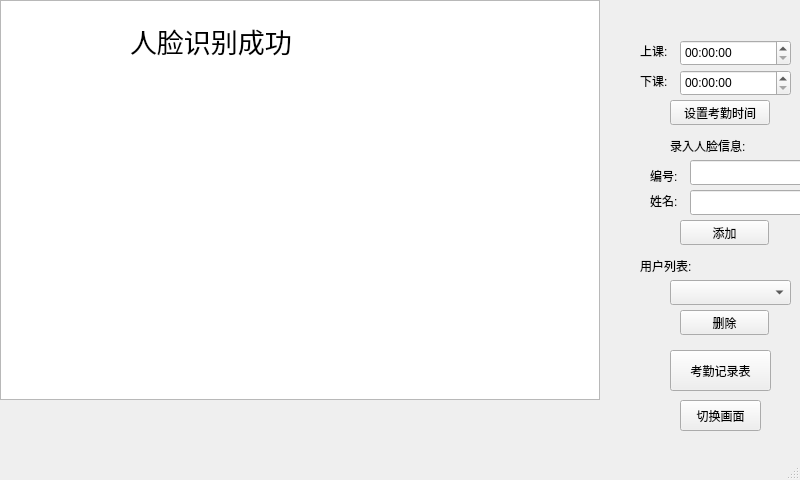
<?xml version="1.0" encoding="UTF-8"?>
<ui version="4.0">
 <class>MainWindow</class>
 <widget class="QMainWindow" name="MainWindow">
  <property name="geometry">
   <rect>
    <x>0</x>
    <y>0</y>
    <width>800</width>
    <height>480</height>
   </rect>
  </property>
  <property name="windowTitle">
   <string>MainWindow</string>
  </property>
  <widget class="QWidget" name="centralwidget">
   <widget class="QLabel" name="videoLab">
    <property name="geometry">
     <rect>
      <x>0</x>
      <y>0</y>
      <width>640</width>
      <height>480</height>
     </rect>
    </property>
    <property name="text">
     <string/>
    </property>
    <property name="pixmap">
     <pixmap>background.jpg</pixmap>
    </property>
   </widget>
   <widget class="QLabel" name="label">
    <property name="geometry">
     <rect>
      <x>670</x>
      <y>130</y>
      <width>111</width>
      <height>31</height>
     </rect>
    </property>
    <property name="text">
     <string>录入人脸信息:</string>
    </property>
   </widget>
   <widget class="QLabel" name="label_2">
    <property name="geometry">
     <rect>
      <x>650</x>
      <y>160</y>
      <width>41</width>
      <height>31</height>
     </rect>
    </property>
    <property name="text">
     <string>编号:</string>
    </property>
   </widget>
   <widget class="QLabel" name="label_3">
    <property name="geometry">
     <rect>
      <x>650</x>
      <y>190</y>
      <width>41</width>
      <height>21</height>
     </rect>
    </property>
    <property name="text">
     <string>姓名:</string>
    </property>
   </widget>
   <widget class="QLineEdit" name="userIdEdit">
    <property name="geometry">
     <rect>
      <x>690</x>
      <y>160</y>
      <width>113</width>
      <height>25</height>
     </rect>
    </property>
   </widget>
   <widget class="QLineEdit" name="userNameEdit">
    <property name="geometry">
     <rect>
      <x>690</x>
      <y>190</y>
      <width>113</width>
      <height>25</height>
     </rect>
    </property>
   </widget>
   <widget class="QPushButton" name="addUserBtn">
    <property name="geometry">
     <rect>
      <x>680</x>
      <y>220</y>
      <width>89</width>
      <height>25</height>
     </rect>
    </property>
    <property name="text">
     <string>添加</string>
    </property>
   </widget>
   <widget class="QLabel" name="label_4">
    <property name="geometry">
     <rect>
      <x>640</x>
      <y>250</y>
      <width>81</width>
      <height>31</height>
     </rect>
    </property>
    <property name="text">
     <string>用户列表:</string>
    </property>
   </widget>
   <widget class="QComboBox" name="userListBox">
    <property name="geometry">
     <rect>
      <x>670</x>
      <y>280</y>
      <width>121</width>
      <height>25</height>
     </rect>
    </property>
   </widget>
   <widget class="QPushButton" name="delUserBtn">
    <property name="geometry">
     <rect>
      <x>680</x>
      <y>310</y>
      <width>89</width>
      <height>25</height>
     </rect>
    </property>
    <property name="text">
     <string>删除</string>
    </property>
   </widget>
   <widget class="QPushButton" name="attendListBtn">
    <property name="geometry">
     <rect>
      <x>670</x>
      <y>350</y>
      <width>101</width>
      <height>41</height>
     </rect>
    </property>
    <property name="text">
     <string>考勤记录表</string>
    </property>
   </widget>
   <widget class="QTableView" name="tableView">
    <property name="geometry">
     <rect>
      <x>0</x>
      <y>0</y>
      <width>600</width>
      <height>400</height>
     </rect>
    </property>
   </widget>
   <widget class="QLabel" name="videoTxtLab">
    <property name="geometry">
     <rect>
      <x>130</x>
      <y>20</y>
      <width>421</width>
      <height>41</height>
     </rect>
    </property>
    <property name="font">
     <font>
      <pointsize>20</pointsize>
     </font>
    </property>
    <property name="text">
     <string>人脸识别成功</string>
    </property>
   </widget>
   <widget class="QPushButton" name="switchCamBtn">
    <property name="geometry">
     <rect>
      <x>680</x>
      <y>400</y>
      <width>81</width>
      <height>31</height>
     </rect>
    </property>
    <property name="text">
     <string>切换画面</string>
    </property>
   </widget>
   <widget class="QTimeEdit" name="attendInTime">
    <property name="geometry">
     <rect>
      <x>680</x>
      <y>40</y>
      <width>111</width>
      <height>26</height>
     </rect>
    </property>
    <property name="maximumTime">
     <time>
      <hour>23</hour>
      <minute>59</minute>
      <second>59</second>
     </time>
    </property>
    <property name="displayFormat">
     <string>HH:mm:ss</string>
    </property>
   </widget>
   <widget class="QLabel" name="label_6">
    <property name="geometry">
     <rect>
      <x>640</x>
      <y>40</y>
      <width>41</width>
      <height>21</height>
     </rect>
    </property>
    <property name="text">
     <string>上课:</string>
    </property>
   </widget>
   <widget class="QLabel" name="label_7">
    <property name="geometry">
     <rect>
      <x>640</x>
      <y>70</y>
      <width>41</width>
      <height>21</height>
     </rect>
    </property>
    <property name="text">
     <string>下课:</string>
    </property>
   </widget>
   <widget class="QTimeEdit" name="attendOutTime">
    <property name="geometry">
     <rect>
      <x>680</x>
      <y>70</y>
      <width>111</width>
      <height>26</height>
     </rect>
    </property>
    <property name="displayFormat">
     <string>HH:mm:ss</string>
    </property>
   </widget>
   <widget class="QPushButton" name="setAtdTimeBtn">
    <property name="geometry">
     <rect>
      <x>670</x>
      <y>100</y>
      <width>100</width>
      <height>25</height>
     </rect>
    </property>
    <property name="text">
     <string>设置考勤时间</string>
    </property>
   </widget>
  </widget>
  <widget class="QMenuBar" name="menubar">
   <property name="geometry">
    <rect>
     <x>0</x>
     <y>0</y>
     <width>800</width>
     <height>22</height>
    </rect>
   </property>
  </widget>
  <widget class="QStatusBar" name="statusbar"/>
 </widget>
 <resources/>
 <connections/>
</ui>
